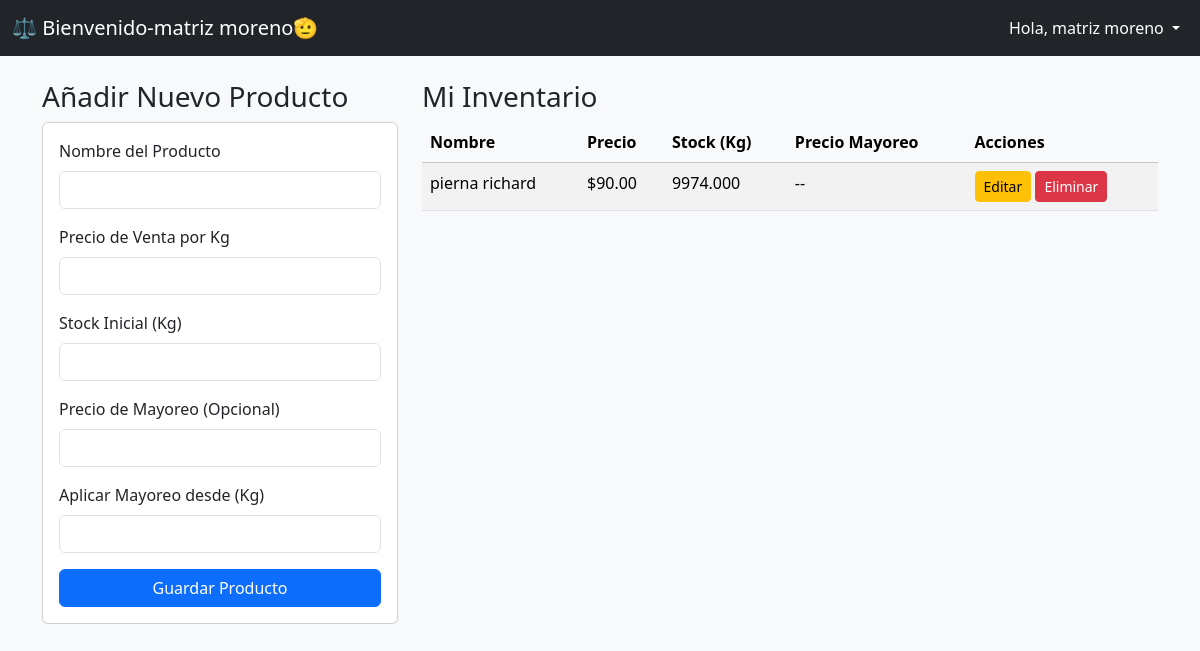
The page /inventario/ (signed in) on the database as committed earlier.
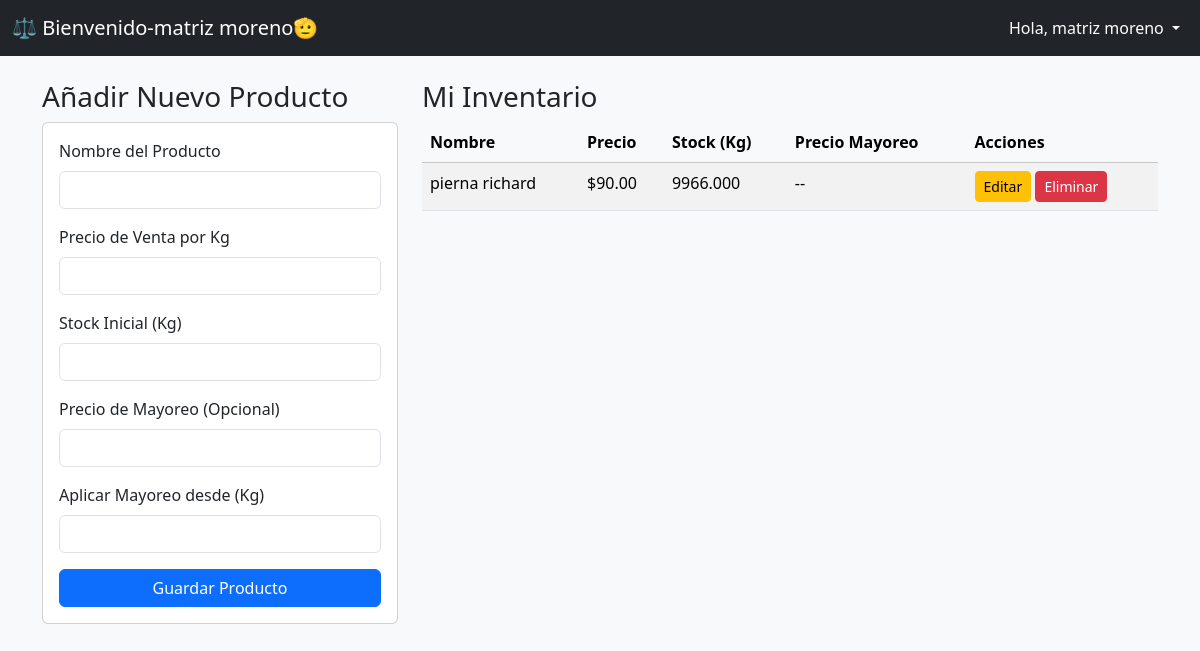
The same page on the database as committed later.
### inventario/models.py (models this page shows, shortened)
class Producto(models.Model):
    empresa = models.ForeignKey(Empresa, on_delete=models.CASCADE) # <-- NUEVO: El producto pertenece a una empresa
    nombre = models.CharField(max_length=100) # Ya no necesita ser 'unique' globalmente
    precio = models.DecimalField(max_digits=10, decimal_places=2)
    stock = models.DecimalField(max_digits=10, decimal_places=3)
    precio_mayoreo = models.DecimalField(max_digits=10, decimal_places=2, null=True, blank=True)
    mayoreo_desde_kg = models.DecimalField(max_digits=10, decimal_places=3, null=True, blank=True)

### inventario/views.py (the view)
# urls.py: path('inventario/', views.gestion_inventario, name='gestion-inventario'),
@login_required
def gestion_inventario(request):
    empresa_del_usuario = request.user.profile.empresa
    if request.method == 'POST':
        form = ProductoForm(request.POST)
        if form.is_valid():
            producto = form.save(commit=False)
            producto.empresa = empresa_del_usuario
            producto.save()
            messages.success(request, f'Producto "{producto.nombre}" añadido correctamente.')
            return redirect('gestion-inventario')
    else:
        form = ProductoForm()
    productos_de_la_empresa = Producto.objects.filter(empresa=empresa_del_usuario).order_by('nombre')
    contexto = {'form': form, 'productos': productos_de_la_empresa}
    return render(request, 'inventario/gestion_inventario.html', contexto)

### inventario/forms.py
class ProductoForm(forms.ModelForm):
    class Meta:
        model = Producto
        fields = ['nombre', 'precio', 'stock', 'precio_mayoreo', 'mayoreo_desde_kg']
        labels = {
            'nombre': 'Nombre del Producto',
            'precio': 'Precio de Venta por Kg',
            'stock': 'Stock Inicial (Kg)',
            'precio_mayoreo': 'Precio de Mayoreo (Opcional)',
            'mayoreo_desde_kg': 'Aplicar Mayoreo desde (Kg)',
        }
        widgets = {
            'nombre': forms.TextInput(attrs={'class': 'form-control'}),
            'precio': forms.NumberInput(attrs={'class': 'form-control'}),
            'stock': forms.NumberInput(attrs={'class': 'form-control'}),
            'precio_mayoreo': forms.NumberInput(attrs={'class': 'form-control'}),
            'mayoreo_desde_kg': forms.NumberInput(attrs={'class': 'form-control'}),
        }

### inventario/templates/inventario/gestion_inventario.html (shortened to what this page needs)
{% extends "inventario/base.html" %}
{% block content %}
<div class="row g-4">
    <div class="col-md-4">
        <h3>Añadir Nuevo Producto</h3>
        <div class="card card-body">
            <form method="post" novalidate>
                {% for field in form %}
                    <div class="mb-3">
                        <label for="{{ field.id_for_label }}" class="form-label">{{ field.label }}</label>
                        {{ field }}
                    </div>
                {% endfor %}
                <div class="d-grid">
                    <button type="submit" class="btn btn-primary">Guardar Producto</button>
                </div>
            </form>
        </div>
    </div>
    <div class="col-md-8">
        <h3>Mi Inventario</h3>
        <div class="table-responsive">
            <table class="table table-striped table-hover">
               <thead class="table-light">
                  <tr>
                     <th>Nombre</th>
                     <th>Precio</th>
                     <th>Stock (Kg)</th>
                     <th>Precio Mayoreo</th>
                     <th>Acciones</th> </tr>
               </thead>
               <tbody>
                {% for producto in productos %}
                <tr>
                     <td>{{ producto.nombre }}</td>
                     <td>${{ producto.precio|floatformat:2 }}</td>
                     <td>{{ producto.stock }}</td>
                     <td>
                        {% if producto.precio_mayoreo %}
                             ${{ producto.precio_mayoreo|floatformat:2 }} desde {{ producto.mayoreo_desde_kg }} Kg
                        {% else %}
                            --
                        {% endif %}
                    </td>
                    <td>
                         <a href="{% url 'editar-producto' producto.id %}" class="btn btn-warning btn-sm">Editar</a>
                         <a href="{% url 'eliminar-producto' producto.id %}" class="btn btn-danger btn-sm">Eliminar</a>
                    </td>
                </tr>
                {% empty %}
                <tr>
                    <td colspan="5" class="text-center">Aún no has agregado ningún producto.</td>
                </tr>
                {% endfor %}
             </tbody>
           </table>
        </div>
    </div>
</div>
{% endblock %}

Rows that differ between the two databases and show on the page:
changed Producto "pierna richard": stock "9974.000" → "9966.000"
